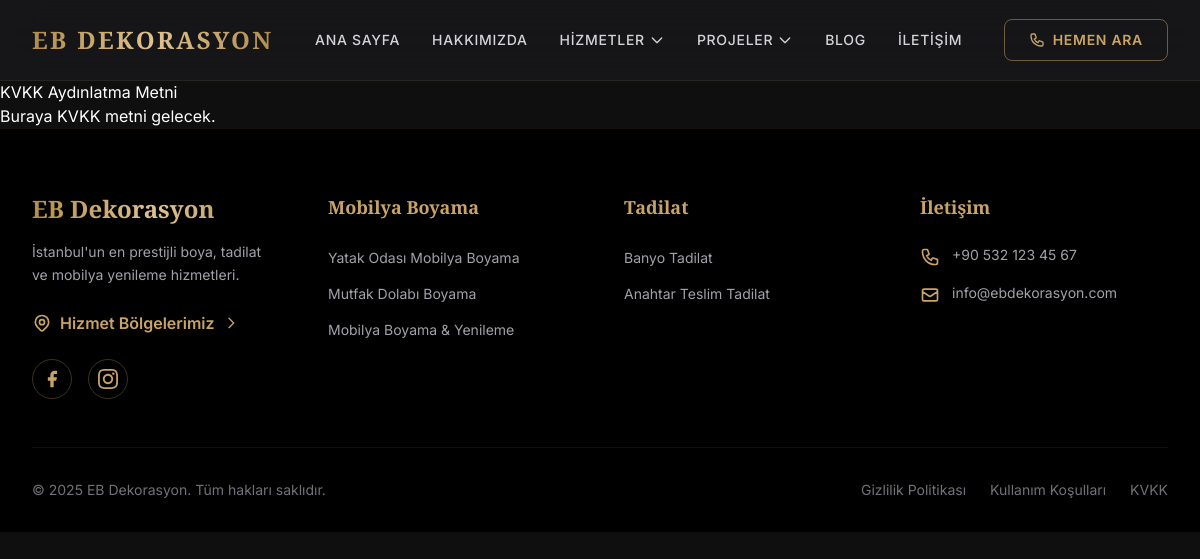
The app's page /kvkk/ with its own data.
### core/models.py (models this page shows, shortened)
class BaseSEOModel(models.Model):
    seo_title = models.CharField(max_length=60,blank=True, verbose_name="SEO Başlık")
    seo_description = models.CharField(max_length=160,blank=True, verbose_name="SEO Açıklama")
    class Meta:
        abstract = True

class Settings(BaseSEOModel):
    name = models.CharField(max_length=100 ,blank=True, verbose_name='Şirket Adı')
    domain = models.CharField(max_length=100 ,blank=True, verbose_name='Domain Adresi')
    logo = models.ImageField(upload_to='uploads',blank=True,verbose_name='Logo')
    logowhite = models.ImageField(upload_to='uploads',blank=True,verbose_name='Logo(Beyaz Yüzey)')
    favicon = models.ImageField(upload_to='uploads',blank=True,verbose_name='Favicon')
    phone = models.CharField(max_length=100, blank=True, verbose_name='Telefon')
    whatsapp = models.CharField(max_length=100, blank=True, verbose_name='Whatsapp')
    email = models.EmailField(max_length=254, blank=True, verbose_name='E Posta')
    adress = models.TextField(blank=True, verbose_name='Adres')
    facebook = models.URLField(max_length=200, blank=True, verbose_name='Facebook')
    instagram = models.URLField(max_length=200, blank=True, verbose_name='Instagram')
    twitter = models.URLField(max_length=200, blank=True, verbose_name='Twitter')
    alternate_name = models.CharField(max_length=200, blank=True, verbose_name='Alternatif İsim', default='İFİ Yazılım Dijital Pazarlama')
    city = models.CharField(max_length=100, blank=True, verbose_name='Şehir', default='İstanbul')
    region = models.CharField(max_length=100, blank=True, verbose_name='Bölge', default='İstanbul')
    postal_code = models.CharField(max_length=20, blank=True, verbose_name='Posta Kodu', default='34000')
    country = models.CharField(max_length=10, blank=True, verbose_name='Ülke Kodu', default='TR')
    latitude = models.CharField(max_length=20, blank=True, verbose_name='Enlem', default='41.0082')
    longitude = models.CharField(max_length=20, blank=True, verbose_name='Boylam', default='28.9784')
    opening_hours = models.JSONField(default=list, blank=True, verbose_name='Çalışma Saatleri', help_text='JSON formatında çalışma saatleri (örn: ["Mo-Fr 09:00-18:00"])')
    price_range = models.CharField(max_length=10, blank=True, verbose_name='Fiyat Aralığı', default='$$')
    payment_accepted = models.CharField(max_length=200, blank=True, verbose_name='Kabul Edilen Ödeme Yöntemleri', default='Cash, Credit Card, Bank Transfer')
    currencies_accepted = models.CharField(max_length=50, blank=True, verbose_name='Kabul Edilen Para Birimleri', default='TRY, USD, EUR')
    founding_date = models.CharField(max_length=10, blank=True, verbose_name='Kuruluş Tarihi', default='2021')
    founder_name = models.CharField(max_length=200, blank=True, verbose_name='Kurucu Adı', default='İFİ Yazılım Kurucuları')
    number_of_employees = models.CharField(max_length=50, blank=True, verbose_name='Çalışan Sayısı', default='5-10')
    service_radius = models.CharField(max_length=20, blank=True, verbose_name='Hizmet Yarıçapı (metre)', default='100000')
    average_rating = models.CharField(max_length=10, blank=True, verbose_name='Ortalama Puan', default='4.8')
    review_count = models.CharField(max_length=10, blank=True, verbose_name='Yorum Sayısı', default='25')
    contact_type = models.CharField(max_length=50, blank=True, verbose_name='İletişim Türü', default='customer service')
    price_currency = models.CharField(max_length=10, blank=True, verbose_name='Para Birimi', default='TRY')
    country_name = models.CharField(max_length=50, blank=True, verbose_name='Ülke Adı', default='Turkey')
    city_name = models.CharField(max_length=50, blank=True, verbose_name='Şehir Adı', default='İstanbul')
    head_scripts = models.TextField(blank=True, verbose_name="Head Kodları", help_text="<head> etiketi içine eklenecek kodlar (Google Analytics, Meta Pixel vb.)")
    body_scripts = models.TextField(blank=True, verbose_name="Body Kodları", help_text="<body> etiketinin sonuna eklenecek kodlar")
    enable_sitemap = models.BooleanField(
        default=True,
        verbose_name='Sitemap Aktif',
        help_text='Otomatik sitemap.xml oluşturmayı aktifleştir'
    )
    enable_robots_txt = models.BooleanField(
        default=True,
        verbose_name='Robots.txt Aktif',
        help_text='Otomatik robots.txt oluşturmayı aktifleştir'
    )
    enable_structured_data = models.BooleanField(
        default=True,
        verbose_name='Structured Data Aktif',
        help_text='Schema.org yapılandırılmış verilerini aktifleştir'
    )
    created= models.DateTimeField(auto_now_add= True, verbose_name="Oluşturulma Tarihi")
    updated = models.DateTimeField(auto_now=True,verbose_name="Güncellenme Tarihi" )
    class Meta:
        verbose_name = 'Ayar'
        verbose_name_plural = 'Genel Ayarlar'

### service/models.py (models this page shows, shortened)
class ServiceCategory(models.Model):
    name = models.CharField(max_length=100, verbose_name='Kategori Adı')
    slug = models.SlugField(max_length=50, unique=True, verbose_name='URL')
    icon = models.CharField(max_length=50, blank=True, verbose_name='İkon',
                           help_text='FontAwesome ikon adı (örn: fas fa-paint-brush)')
    order = models.PositiveIntegerField(default=0, verbose_name='Sıralama')
    is_active = models.BooleanField(default=True, verbose_name='Aktif mi?')
    created = models.DateTimeField(auto_now_add=True)
    updated = models.DateTimeField(auto_now=True)
    class Meta:
        verbose_name = 'Hizmet Kategorisi'
        verbose_name_plural = 'Hizmet Kategorileri'
        ordering = ['order', 'name']

class ServiceBase(BaseSEOModel):
    title = models.CharField(max_length=100 , verbose_name='Başlık')
    slug = models.SlugField(max_length=50, unique=True, null=True, verbose_name='URL' )
    description = SummernoteTextField(verbose_name='Açıklama')
    short_description = models.TextField(verbose_name='Kısa Açıklama')
    image = models.ImageField(upload_to='uploads/services', verbose_name='Resim', default='uploads/service_default.jpg')
    features = models.ManyToManyField(Feature, verbose_name='Özellikler', blank=True, related_name='%(class)s_features')
    faqs = models.ManyToManyField(Faq, verbose_name='Sıkça Sorulan Sorular', blank=True, related_name='%(class)s_faqs')
    isActive = models.BooleanField(default=True,verbose_name='Aktif mi?')
    showIndex = models.BooleanField(default=True,verbose_name='Anasayfa')
    created= models.DateTimeField(auto_now_add= True)
    updated = models.DateTimeField(auto_now=True)
    def get_absolute_url(self):
        return reverse("service_detail", args=[str(self.slug),])
    class Meta:
        abstract = True

class Service(ServiceBase):
    category = models.ForeignKey(
        ServiceCategory,
        on_delete=models.SET_NULL,
        null=True,
        blank=True,
        verbose_name='Kategori',
        related_name='services'
    )
    icon = models.CharField(max_length=50, verbose_name='İcon', blank=True, help_text='FontAwesome ikon adı (örn: fas fa-info)')
    before_image = models.ImageField(upload_to='uploads/services/transformations', blank=True, null=True, verbose_name='Öncesi Resim (Dönüşüm)')
    after_image = models.ImageField(upload_to='uploads/services/transformations', blank=True, null=True, verbose_name='Sonrası Resim (Dönüşüm)')
    class Meta:
        verbose_name = 'Hizmet'
        verbose_name_plural = 'Hizmetler'
        ordering = ['-created']

### core/views.py (the view)
# urls.py: path('kvkk/', KvkkView.as_view(), name='kvkk'),
class KvkkView(TemplateView):
    template_name = 'staticpages/kvkk.html'
    def get_context_data(self, **kwargs):
        context = super().get_context_data(**kwargs)
        context['settings'] = Settings.objects.first()
        return context

### templates/staticpages/kvkk.html (shortened to what this page needs)
{% extends 'base.html' %}
{% block content %}
    <h2>KVKK Aydınlatma Metni</h2>
    <p>Buraya KVKK metni gelecek.</p>
{% endblock %}

### templates/base.html (shortened to what this page needs)
{% load static %}
<!DOCTYPE html>
<html lang="tr">
<head>
    <link rel="stylesheet" href="https://cdnjs.cloudflare.com/ajax/libs/font-awesome/6.5.1/css/all.min.css" />
    <script src="https://cdn.tailwindcss.com"></script>
</head>
<body class="min-h-screen overflow-x-hidden">
    <header class="fixed top-0 left-0 right-0 z-50 glass-dark border-b border-[#c9a465]/10" x-data="{ mobileMenuOpen: false }">
        <div class="max-w-7xl mx-auto px-4 sm:px-6 lg:px-8">
            <div class="flex items-center justify-between h-20">
                <a href="{% url 'index' %}" class="flex items-center space-x-3 group">
                    <span class="font-playfair text-xl sm:text-2xl font-bold tracking-widest text-gold-gradient">
                        EB DEKORASYON
                    </span>
                </a>
                <nav class="hidden lg:flex items-center space-x-8">
                    <a href="{% url 'index' %}" class="text-zinc-300 hover:text-[#c9a465] uppercase text-sm tracking-wider font-medium transition-colors duration-300">
                        Ana Sayfa
                    </a>
                    <a href="{% url 'about' %}" class="text-zinc-300 hover:text-[#c9a465] uppercase text-sm tracking-wider font-medium transition-colors duration-300">
                        Hakkımızda
                    </a>
                    <div class="relative group">
                        <button class="text-zinc-300 group-hover:text-[#c9a465] uppercase text-sm tracking-wider font-medium transition-colors duration-300 flex items-center gap-1 py-4">
                            Hizmetler
                            <svg class="w-4 h-4 transition-transform duration-300 group-hover:rotate-180" fill="none" stroke="currentColor" viewBox="0 0 24 24">
                                <path stroke-linecap="round" stroke-linejoin="round" stroke-width="2" d="M19 9l-7 7-7-7"/>
                            </svg>
                        </button>
                    </div>
                    <div class="relative group">
                        <button class="text-zinc-300 group-hover:text-[#c9a465] uppercase text-sm tracking-wider font-medium transition-colors duration-300 flex items-center gap-1 py-4">
                            Projeler
                            <svg class="w-4 h-4 transition-transform duration-300 group-hover:rotate-180" fill="none" stroke="currentColor" viewBox="0 0 24 24">
                                <path stroke-linecap="round" stroke-linejoin="round" stroke-width="2" d="M19 9l-7 7-7-7"/>
                            </svg>
                        </button>
                    </div>
                    <a href="{% url 'blogs' %}" class="text-zinc-300 hover:text-[#c9a465] uppercase text-sm tracking-wider font-medium transition-colors duration-300">
                        Blog
                    </a>
                    <a href="{% url 'contact' %}" class="text-zinc-300 hover:text-[#c9a465] uppercase text-sm tracking-wider font-medium transition-colors duration-300">
                        İletişim
                    </a>
                </nav>
                <div class="hidden lg:flex items-center space-x-4">
                    <a href="tel:+905551234567" class="btn-gold-outline px-6 py-2.5 rounded-lg text-[#c9a465] uppercase text-sm tracking-wider font-semibold flex items-center space-x-2">
                        <span>HEMEN ARA</span>
                    </a>
                </div>
            </div>
        </div>
    </header>
    <main id="main-content" class="pt-20" role="main">
        {% block content %}{% endblock %}
    </main>
    <footer class="bg-black border-t border-[#c9a465]/10 pt-16 pb-24 md:pb-8">
        <div class="max-w-7xl mx-auto px-4 sm:px-6 lg:px-8">
            <div class="grid grid-cols-1 md:grid-cols-2 lg:grid-cols-4 gap-12">
                <div class="lg:col-span-1">
                    <h3 class="font-playfair text-2xl font-bold text-gold-gradient mb-4">{{ settings.name|default:'EB DEKORASYON' }}</h3>
                    <p class="text-zinc-400 text-sm leading-relaxed mb-6">
                        {{ settings.description|default:"İstanbul'un en prestijli boya, tadilat ve mobilya yenileme hizmetleri." }}
                    </p>
                    <a href="{% url 'service_areas' %}" class="inline-flex items-center text-[#c9a465] font-semibold hover:text-white transition-colors mb-6 group">
                        Hizmet Bölgelerimiz
                        <svg class="w-4 h-4 ml-2 transform group-hover:translate-x-1 transition-transform" fill="none" stroke="currentColor" viewBox="0 0 24 24"><path stroke-linecap="round" stroke-linejoin="round" stroke-width="2" d="M9 5l7 7-7 7"/></svg>
                    </a>
                    <div class="flex space-x-4">
                        {% if settings.facebook %}
                        <a href="{{ settings.facebook }}" target="_blank" class="w-10 h-10 rounded-full border border-[#c9a465]/30 flex items-center justify-center text-[#c9a465] hover:bg-[#c9a465] hover:text-black transition-all duration-300">
                            <svg class="w-5 h-5" fill="currentColor" viewBox="0 0 24 24"><path d="M18 2h-3a5 5 0 00-5 5v3H7v4h3v8h4v-8h3l1-4h-4V7a1 1 0 011-1h3z"></path></svg>
                        </a>
                        {% endif %}
                        {% if settings.instagram %}
                        <a href="{{ settings.instagram }}" target="_blank" class="w-10 h-10 rounded-full border border-[#c9a465]/30 flex items-center justify-center text-[#c9a465] hover:bg-[#c9a465] hover:text-black transition-all duration-300">
                        </a>
                        {% endif %}
                    </div>
                </div>
                {% for category in footer_categories %}
                <div>
                    <h4 class="font-playfair text-lg font-semibold text-[#c9a465] mb-6">{{ category.name }}</h4>
                    <ul class="space-y-3">
                        {% for service in category.services.all|slice:":6" %}
                        <li><a href="{{ service.get_absolute_url }}" class="text-zinc-400 hover:text-white text-sm transition-colors">{{ service.title }}</a></li>
                        {% endfor %}
                    </ul>
                </div>
                {% endfor %}
                <div>
                    <h4 class="font-playfair text-lg font-semibold text-[#c9a465] mb-6">İletişim</h4>
                    <ul class="space-y-4">
                        {% if settings.phone %}
                        <li class="flex items-start space-x-3">
                            <a href="tel:{{ settings.phone }}" class="text-zinc-400 hover:text-white text-sm transition-colors">{{ settings.phone }}</a>
                        </li>
                        {% endif %}
                        {% if settings.email %}
                        <li class="flex items-start space-x-3">
                            <svg class="w-5 h-5 text-[#c9a465] mt-0.5 flex-shrink-0" fill="none" stroke="currentColor" viewBox="0 0 24 24">
                                <path stroke-linecap="round" stroke-linejoin="round" stroke-width="2" d="M3 8l7.89 5.26a2 2 0 002.22 0L21 8M5 19h14a2 2 0 002-2V7a2 2 0 00-2-2H5a2 2 0 00-2 2v10a2 2 0 002 2z"/>
                            </svg>
                            <a href="mailto:{{ settings.email }}" class="text-zinc-400 hover:text-white text-sm transition-colors">{{ settings.email }}</a>
                        </li>
                        {% endif %}
                    </ul>
                </div>
            </div>
            <div class="mt-12 pt-8 border-t border-[#c9a465]/10 flex flex-col md:flex-row justify-between items-center">
                <p class="text-zinc-500 text-sm">
                    © 2025 EB Dekorasyon. Tüm hakları saklıdır.
                </p>
                <div class="flex space-x-6 mt-4 md:mt-0">
                    <a href="#" class="text-zinc-500 hover:text-zinc-300 text-sm transition-colors">Gizlilik Politikası</a>
                    <a href="#" class="text-zinc-500 hover:text-zinc-300 text-sm transition-colors">Kullanım Koşulları</a>
                    <a href="#" class="text-zinc-500 hover:text-zinc-300 text-sm transition-colors">KVKK</a>
                </div>
            </div>
        </div>
    </footer>
</body>
</html>

### records on screen
Settings: name "EB Dekorasyon", phone "+90 532 123 45 67", email "info@ebdekorasyon.com"
ServiceCategory: name "Mobilya Boyama"
Service: title "Yatak Odası Mobilya Boyama"
Service: title "Mutfak Dolabı Boyama"
Service: title "Mobilya Boyama & Yenileme"
ServiceCategory: name "Tadilat"
Service: title "Banyo Tadilat"
Service: title "Anahtar Teslim Tadilat"
